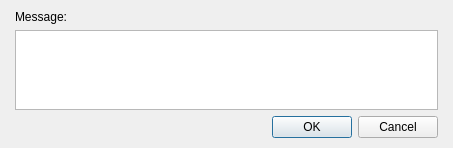
<?xml version="1.0" encoding="UTF-8"?>
<ui version="4.0">
 <class>DialogCommandShowText</class>
 <widget class="QDialog" name="DialogCommandShowText">
  <property name="geometry">
   <rect>
    <x>0</x>
    <y>0</y>
    <width>453</width>
    <height>148</height>
   </rect>
  </property>
  <property name="windowTitle">
   <string>Show text...</string>
  </property>
  <layout class="QGridLayout" name="gridLayout">
   <property name="leftMargin">
    <number>15</number>
   </property>
   <property name="topMargin">
    <number>10</number>
   </property>
   <property name="rightMargin">
    <number>15</number>
   </property>
   <property name="bottomMargin">
    <number>10</number>
   </property>
   <item row="0" column="0">
    <layout class="QVBoxLayout" name="verticalLayout_2">
     <item>
      <layout class="QVBoxLayout" name="verticalLayout">
       <item>
        <widget class="QLabel" name="label">
         <property name="text">
          <string>Message:</string>
         </property>
        </widget>
       </item>
       <item>
        <widget class="QPlainTextEdit" name="plainTextMessage"/>
       </item>
      </layout>
     </item>
     <item>
      <widget class="QDialogButtonBox" name="buttonBox">
       <property name="orientation">
        <enum>Qt::Horizontal</enum>
       </property>
       <property name="standardButtons">
        <set>QDialogButtonBox::Cancel|QDialogButtonBox::Ok</set>
       </property>
      </widget>
     </item>
    </layout>
   </item>
  </layout>
 </widget>
 <resources/>
 <connections>
  <connection>
   <sender>buttonBox</sender>
   <signal>accepted()</signal>
   <receiver>DialogCommandShowText</receiver>
   <slot>accept()</slot>
   <hints>
    <hint type="sourcelabel">
     <x>248</x>
     <y>254</y>
    </hint>
    <hint type="destinationlabel">
     <x>157</x>
     <y>274</y>
    </hint>
   </hints>
  </connection>
  <connection>
   <sender>buttonBox</sender>
   <signal>rejected()</signal>
   <receiver>DialogCommandShowText</receiver>
   <slot>reject()</slot>
   <hints>
    <hint type="sourcelabel">
     <x>316</x>
     <y>260</y>
    </hint>
    <hint type="destinationlabel">
     <x>286</x>
     <y>274</y>
    </hint>
   </hints>
  </connection>
 </connections>
</ui>
